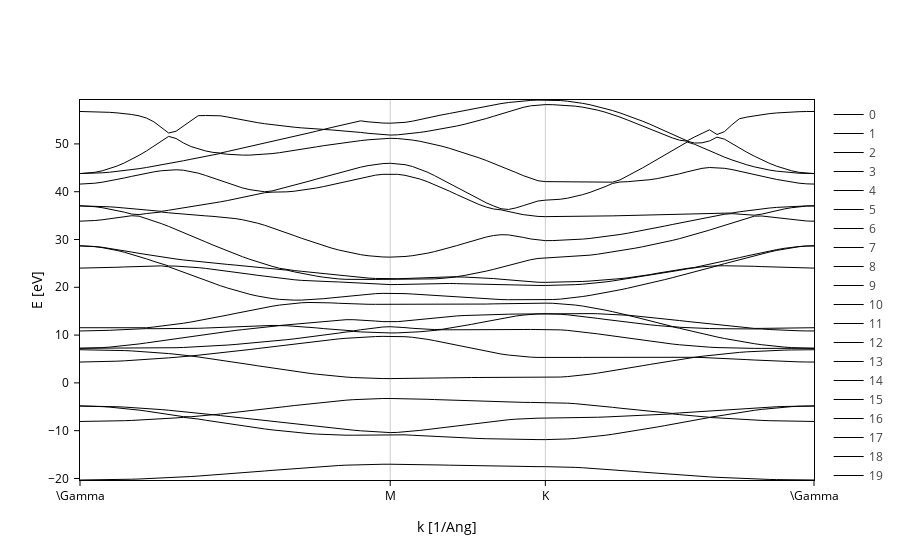

Notebook code for this chart:
### Code cell
# Get the fatbands plot
fatbands = band_struct.plot.fatbands()
fatbands
